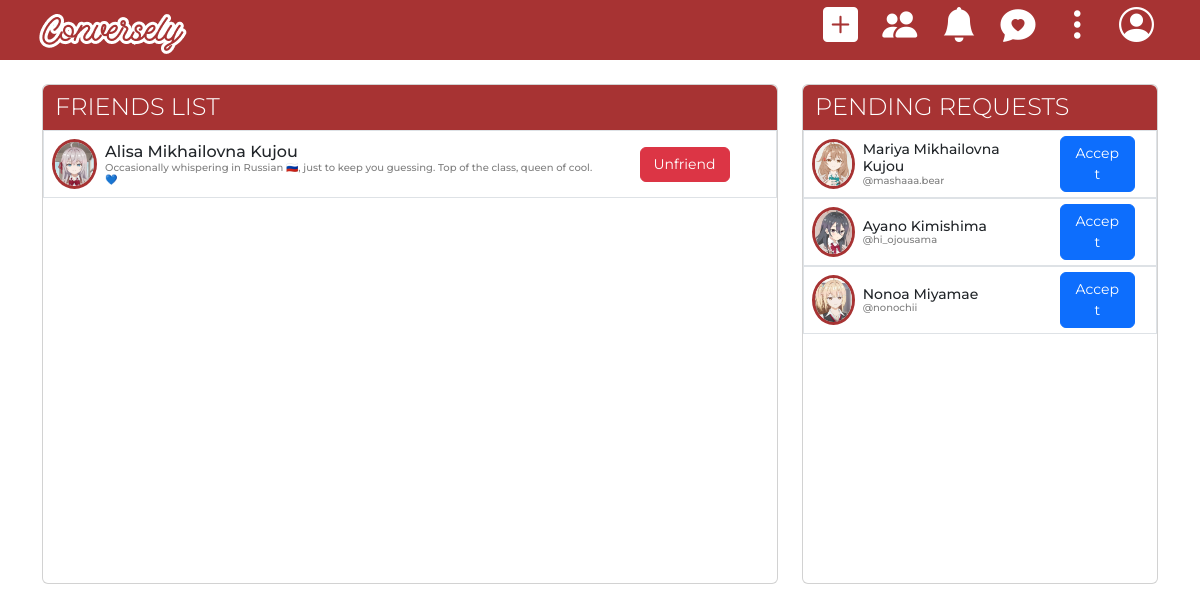
The page /friends.php on the database its author committed.
### tables this page shows
CREATE TABLE `userinfo` (
  `userInfoID` int(11) NOT NULL,
  `username` varchar(50) NOT NULL,
  `firstName` varchar(50) NOT NULL,
  `lastName` varchar(50) NOT NULL,
  `profilePicture` varchar(100) NOT NULL,
  `bio` varchar(100) NOT NULL,
  `userID` int(11) NOT NULL,
  `addressID` int(11) NOT NULL
);

### connect.php (called while the page is built, shortened)
<?php
  function executeQuery($query){
    $conn = $GLOBALS['conn'];
    return mysqli_query($conn, $query);
  }
?>

### friends.php (the view, shortened to what this page needs)
<?php
include('navbar.php');
include('connect.php');
$listAllFriends = "SELECT * FROM userInfo LEFT JOIN friends ON (friends.requesterID = userInfo.userInfoID OR friends.requesteeID = userInfo.userInfoID) WHERE (status = 'accepted' AND (requesterID = {$_SESSION['userID']} OR requesteeID = {$_SESSION['userID']}))AND NOT userInfo.userInfoID = {$_SESSION['userID']};";
$showFriendsList = executeQuery($listAllFriends);
$listPendingRequests = "SELECT * FROM userInfo LEFT JOIN friends ON friends.requesterID = userInfo.userID WHERE status = 'requested' AND requesteeID = {$_SESSION['userID']};";
$showPendingList = executeQuery($listPendingRequests);
?>
<!doctype html>
<html lang="en">
<head>
    <link href="https://cdn.jsdelivr.net/npm/bootstrap@5.3.3/dist/css/bootstrap.min.css" rel="stylesheet"
>
</head>
<body>
    <div class="container">
            <div class="row my-4">
                <div class="friend-list col-12 col-lg-8 mb-5">
                    <div class="card">
                        <div class="container p-0">
                            <div class="header row w-100 m-0">
                                <h2 class="text-white">FRIENDS LIST</h2>
                            </div>
                            <div class="list row m-0 w-100">
                                <div class="container-fluid">
                                    <?php
                                    if (mysqli_num_rows($showFriendsList) > 0){
                                        while ($userInfo = mysqli_fetch_assoc($showFriendsList)){
                                    ?>
                                    <div class="row border d-flex align-items-center">
                                        <div class="picture col-3 col-sm-2 col-md-2 col-xl-1 p-0 ">
                                            <div class="profile-picture m-2">
                                                <img src="assets/userProfilePictures/<?php echo $userInfo['profilePicture']?>" alt="<?php echo $userInfo['firstName'] . ' ' . $userInfo['lastName']?>'s Profile Picture" class="p-0">
                                            </div>
                                        </div>
                                        <div class="col-5 col-sm-7 col-md-6 col-xl-8 p-0">
                                            <div class="flex-column">
                                                <h3 class="m-0" style="font-size: 16px;"><?php echo $userInfo['firstName'] . ' ' . $userInfo['lastName']?></h3>
                                                <h6 class="bio m-0"><?php echo $userInfo['bio']?></h6>
                                            </div>
                                        </div>
                                        <div class="col-4 col-sm-3 col-md-4 col-xl-3 p-0 d-flex justify-content-center">
                                            <button type="button" class="btn btn-danger btn-unfriend" data-bs-toggle="modal" data-bs-target="#staticBackdrop">
                                                Unfriend
                                            </button>
                                        </div>
                                    </div>
                                    <?php
                                        }
                                    }
                                    ?>
                                </div>
                            </div>
                        </div>
                    </div>
                </div>
                <div class="pending-requests col-12 col-lg-4 mb-5">
                    <div class="card">
                        <div class="container p-0">
                            <div class="header row w-100 m-0">
                                <h2 class="text-white">PENDING REQUESTS</h2>
                            </div>
                            <div class="list row w-100 m-0">
                                <div class="container-fluid">
                                    <?php
                                    if (mysqli_num_rows($showPendingList) > 0){
                                        while ($userRequest = mysqli_fetch_assoc($showPendingList)){
                                    ?>
                                    <div class="row border d-flex align-items-center">
                                        <div class="picture col-3 col-sm-2 col-md-2 col-lg-3 col-xl-2 p-0">
                                            <div class="profile-picture m-2">
                                                <img src="assets/userProfilePictures/<?php echo $userRequest['profilePicture']?>" alt="<?php echo $userRequest['firstName'] . ' ' . $userRequest['lastName']?>'s Profile Picture" class="p-0">
                                            </div>
                                        </div>
                                        <div class="col-6 col-sm-6 col-md-6 col-lg-5 col-xl-6 p-0">
                                            <h3 class="name m-0" style="font-size: 14px;"><?php echo $userRequest['firstName'] . ' ' . $userRequest['lastName']?></h3>
                                            <h6 class="username m-0">@<?php echo $userRequest['username']?></h6>
                                        </div>
                                        <div class="col-3 col-sm-4 p-0 d-flex justify-content-center">
                                            <form method="GET">
                                                <button class="btn btn-primary" name="btnAccept">Accept</button>
                                            </form>
                                        </div>
                                    </div>
                                    <?php
                                        }
                                    }
                                    ?>
                                </div>
                            </div>
                        </div>
                    </div>
                </div>
            </div>
        </div>
</body>
</html>

### navbar.php (shortened to what this page needs)
<!doctype html>
<html lang="en">
<head>
    <link href="https://cdn.jsdelivr.net/npm/bootstrap@5.3.3/dist/css/bootstrap.min.css" rel="stylesheet"
>
    <link rel="stylesheet" href="https://cdn.jsdelivr.net/npm/bootstrap-icons@1.10.5/font/bootstrap-icons.css">
</head>
<body>
    <nav class="navbar p-0">
        <div class="container-fluid">
        <div class="row w-100">
            <div class="col-12 col-md-6 text-start">
            <a class="navbar-brand" href="index.php"><img src="assets/img/conversly.png" class="logo" alt="Conversly Logo"></a>
            </div>
            <div class="col-12 col-md-6 text-end">
                <a href="#"><i class="bi bi-plus-square-fill" data-bs-toggle="popover" data-bs-placement="bottom"
                        data-bs-content="Add new content"></i></a>
                <a href="friends.php"><i class="bi bi-people-fill" data-bs-toggle="popover" data-bs-placement="bottom"
                        data-bs-content="View friends"></i></a>
                <a href="#"><i class="bi bi-bell-fill" data-bs-toggle="popover" data-bs-placement="bottom"
                        data-bs-content="View notifications"></i></a>
                <a href="#"><i class="bi bi-chat-heart-fill" data-bs-toggle="popover" data-bs-placement="bottom"
                        data-bs-content="Messages"></i></a>
                <a href="#"><i class="bi bi-three-dots-vertical" data-bs-toggle="popover" data-bs-placement="bottom"
                        data-bs-content="More options"></i></a>
                <a href="#"><i class="bi bi-person-circle" data-bs-toggle="popover" data-bs-placement="bottom"
                        data-bs-content="Profile"></i></a>
            </div>
        </div>
        </div>
    </nav>
</body>
</html>

### navbar.php (style rules this page uses)
.navbar { background-color: #a73333; margin: 0px; }
.logo { margin-left: 20px; }
i { font-size: 35px; color: white; margin-inline: 10px; cursor: pointer; }

### friends.php (style rules this page uses)
body { font-family: 'Montserrat', sans-serif; }
.card { height: 500px; }
.header { background-color: #a73333; border-radius: 0.375rem 0.375rem 0 0; height: 45px; display: flex; align-items: center; }
.header h2 { font-weight: 300; font-size: 30px; margin-bottom: 0px; }
.profile-picture { padding: 0px; width: 50px; height: 50px; border-radius: 50%; border: 3px solid #a73333; overflow-x: hidden; }
.profile-picture img { width: 100%; height: 100%; object-fit: cover; }
.btn-unfriend { width: 90px; font-size: 14px; }
.btn-primary { width: 75px; font-size: 14px; }
.bio, .username { font-size: 10px; color: gray; }
@media (max-width: 1200px) { .friend-list .picture, .pending-requests .picture { display: flex; justify-content: center; } }
@media (max-width: 1200px) { .header h2 { font-size: 24px; } }

### rows shown on the page
userinfo: profilePicture (picture), firstName "Alisa Mikhailovna", lastName "Kujou", bio "Occasionally whispering in Russian 🇷🇺, just to keep you guessing. Top of the class, queen of cool. 💙"
userinfo: profilePicture (picture), firstName "Mariya Mikhailovna", lastName "Kujou", username "mashaaa.bear"
userinfo: profilePicture (picture), firstName "Ayano", lastName "Kimishima", username "hi_ojousama"
userinfo: profilePicture (picture), firstName "Nonoa", lastName "Miyamae", username "nonochii"
